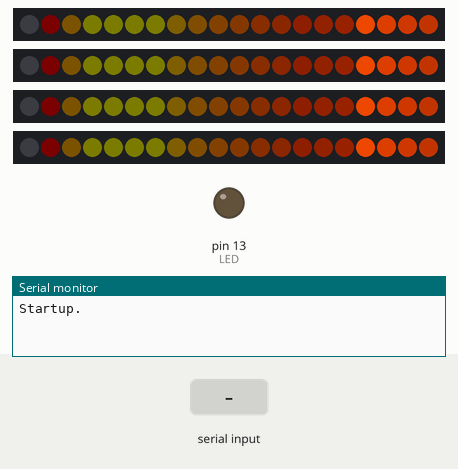
The sketch below on a simulated Arduino Uno, built with avr-gcc and run on an emulated ATmega328P. Shown: 4 × 20 RGB LEDs in strip order, left to right, output pins drawn as LEDs (lit = HIGH), the last lines printed to the serial monitor. Inputs (shaded band) come from the test bench. Dim RGB values are drawn brighter than linear.

Above: at 4.25 s.
4.3 s: "s" received over Serial
At 4.59 s:
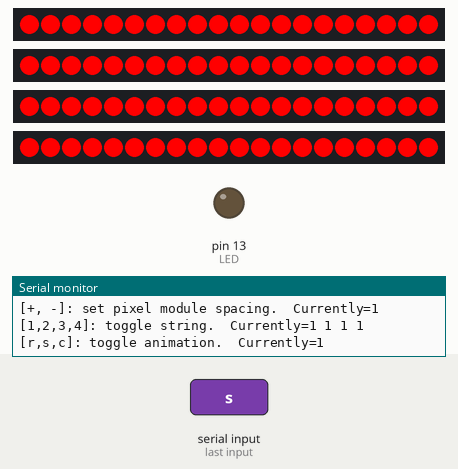
6.6 s: "r" received over Serial
At 6.68 s:
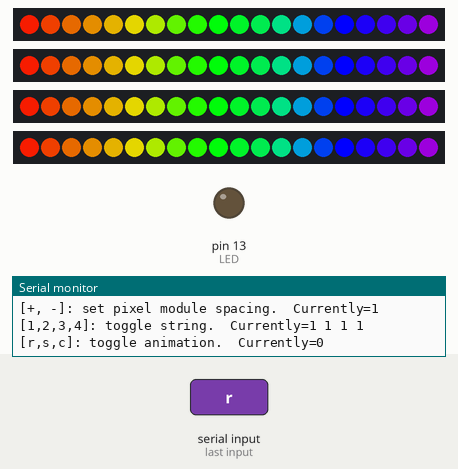
8.3 s: "1" received over Serial
At 8.35 s:
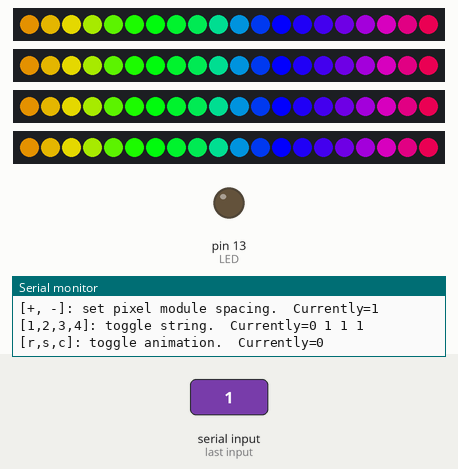
10.0 s: "c" received over Serial
At 10.07 s:
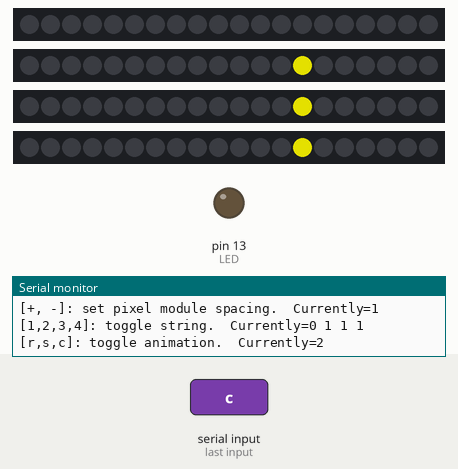
11.7 s: "2" received over Serial
At 11.73 s:
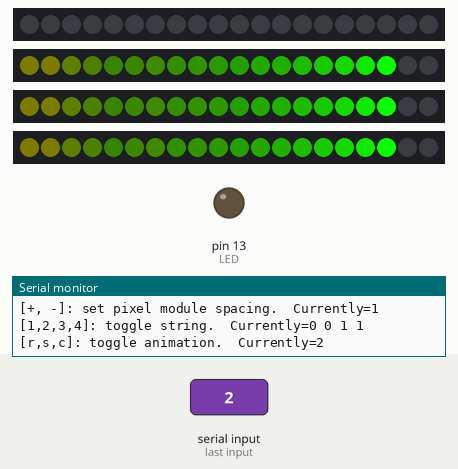
13.4 s: "3" received over Serial
At 13.44 s:
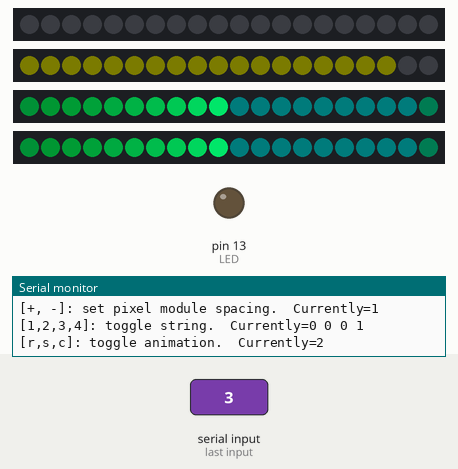
Timing chart, 0 to 16.4 s (numbered marks = the images above; inputs shaded):
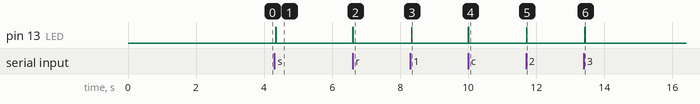

Measured:
- after the input at 4.3 s, pin 13 (LED): LOW → HIGH after 0.05 s, → LOW 0.01 s later; the LEDs: first change after 0.06 s (image 1 shows a later state)
- after the input at 6.6 s, pin 13 (LED): LOW → HIGH at once, → LOW 0.01 s later; the LEDs: first change at once (image 2 shows a later state)
- after the input at 8.3 s, pin 13 (LED): LOW → HIGH at once, → LOW 0.01 s later
- after the input at 10.0 s, pin 13 (LED): LOW → HIGH at once, → LOW 0.01 s later; the LEDs: first change at once (image 4 shows a later state)
- after the input at 11.7 s, pin 13 (LED): LOW → HIGH at once, → LOW 0.01 s later
- after the input at 13.4 s, pin 13 (LED): LOW → HIGH at once, → LOW 0.01 s later

The sketch:

four_lights_prototype.ino
```cpp
#include <Streaming.h>
#include <Metro.h>
#include <FastLED.h>

FASTLED_USING_NAMESPACE

// general definitions
#define N_LED 20

// 35x35mm WS2801 modules, "square"
#define PROTOCOL_SQUARE WS2801
#define COLOR_ORDER_SQUARE RGB
#define SQ_1_CLK 2
#define SQ_1_DATA 3
#define SQ_2_CLK 4
#define SQ_2_DATA 5

// 30mm WS2811 modules, "round"
#define PROTOCOL_ROUND WS2811
#define COLOR_ORDER_ROUND RGB
#define RND_1_DATA 6
#define RND_2_DATA 7

// malloc
CRGB sq1[20];
CRGB sq2[20];
CRGB rnd1[20];
CRGB rnd2[20];

// general controls
#define FRAMES_PER_SECOND   20
#define BRIGHTNESS          255
uint8_t gHue = 0; // rotating "base color" used by many of the patterns
boolean stripOn[4] = {true, true, true, true};
byte animation = 2;
byte pixelGap = 1;
const byte LED = 13;

void setup() {
  Serial.begin(115200);
  Serial << F("Startup.") << endl;

  // tell FastLED about the LED strip configuration
  FastLED.addLeds<PROTOCOL_SQUARE, SQ_1_DATA, SQ_1_CLK, COLOR_ORDER_SQUARE>(sq1, N_LED).setCorrection(TypicalLEDStrip);
  FastLED.addLeds<PROTOCOL_SQUARE, SQ_2_DATA, SQ_2_CLK, COLOR_ORDER_SQUARE>(sq2, N_LED).setCorrection(TypicalLEDStrip);
  FastLED.addLeds<PROTOCOL_ROUND, RND_1_DATA, COLOR_ORDER_ROUND>(rnd1, N_LED).setCorrection(TypicalLEDStrip);
  FastLED.addLeds<PROTOCOL_ROUND, RND_2_DATA, COLOR_ORDER_ROUND>(rnd2, N_LED).setCorrection(TypicalLEDStrip);

  // set master brightness control
  FastLED.setBrightness(BRIGHTNESS);

  // set up LED to show hearbeat
  pinMode(LED, OUTPUT);
  digitalWrite(LED, LOW);

  solid(CHSV(HUE_RED, 255, 255));
  FastLED.show();
  delay(1000);

  solid(CHSV(HUE_GREEN, 255, 255));
  FastLED.show();
  delay(1000);

  solid(CHSV(HUE_BLUE, 255, 255));
  FastLED.show();
  delay(1000);

  wipe();
  FastLED.show();
}

void loop() {

  // blink
  digitalWrite(LED, LOW);

  // send the 'leds' array out to the actual LED strip
  FastLED.show();
  // insert a delay to keep the framerate modest
  FastLED.delay(1000/FRAMES_PER_SECOND);

  // blink
  digitalWrite(LED, HIGH);

  // animation
  if( animation == 0 ) {
    // do some periodic updates
    EVERY_N_MILLISECONDS( 20 ) { gHue++; } // slowly cycle the "base color" through the rainbow
    wipe();
    rainbow(CHSV(gHue, 255, 255));
  }
  if( animation == 1 ) {
    // do some periodic updates
    EVERY_N_SECONDS( 3 ) { gHue+=32; } // slowly cycle the "base color" through the rainbow
    wipe();
    solid(CHSV(gHue, 255, 255));
  }
  if( animation == 2 ) { // Cylon
    fade();
    EVERY_N_MILLISECONDS( 20 ) { gHue++; } // slowly cycle the "base color" through the rainbow
    cylon(CHSV(gHue, 255, 255));
  }


  // check for inputs
  if( Serial.available()>0 ) {
    char input = Serial.read();
    Serial << F("Input received: ") << input << endl;
    switch( input ) {
      case '1': stripOn[0]=!stripOn[0]; break;
      case '2': stripOn[1]=!stripOn[1]; break;
      case '3': stripOn[2]=!stripOn[2]; break;
      case '4': stripOn[3]=!stripOn[3]; break;
      case '-': if(pixelGap>1) { pixelGap--; }; break;
      case '+': if(pixelGap<20) { pixelGap++; }; break;
      case 'r': wipe(); animation = 0; break;
      case 's': wipe(); animation = 1; gHue = 0; break;
      case 'c': wipe(); animation = 2; break;
    }
    Serial << F("[+, -]: set pixel module spacing.  Currently=") << pixelGap << endl;
    Serial << F("[1,2,3,4]: toggle string.  Currently=");
    Serial << stripOn[0] << F(" ");
    Serial << stripOn[1] << F(" ");
    Serial << stripOn[2] << F(" ");
    Serial << stripOn[3] << endl;
    Serial << F("[r,s,c]: toggle animation.  Currently=") << animation << endl;
  }
}

void wipe() {
   // wipe clean
  fill_solid(sq1, N_LED, CRGB::Black);
  fill_solid(sq2, N_LED, CRGB::Black);
  fill_solid(rnd1, N_LED, CRGB::Black);
  fill_solid(rnd2, N_LED, CRGB::Black);
}

void fade() {
  byte fadeBy = 64;
  for(int i = 0; i < N_LED; i++) {
    sq1[i].fadeLightBy(fadeBy);
    sq2[i].fadeLightBy(fadeBy);
    rnd1[i].fadeLightBy(fadeBy);
    rnd2[i].fadeLightBy(fadeBy);
  }
}

void solid(CHSV color) {
  if( stripOn[0] ) { for(byte i=0; i<N_LED; i+=pixelGap) sq1[i]=color; }
  if( stripOn[1] ) { for(byte i=0; i<N_LED; i+=pixelGap) sq2[i]=color; }
  if( stripOn[2] ) { for(byte i=0; i<N_LED; i+=pixelGap) rnd1[i]=color; }
  if( stripOn[3] ) { for(byte i=0; i<N_LED; i+=pixelGap) rnd2[i]=color; }
}

void rainbow(CHSV color) {

  byte hue;
  hue = color.hue;
  if( stripOn[0] ) { for(byte i=0; i<N_LED; i+=pixelGap) sq1[i]=CHSV(hue+=10*pixelGap, 255, 255); }
  hue = color.hue;
  if( stripOn[1] ) { for(byte i=0; i<N_LED; i+=pixelGap) sq2[i]=CHSV(hue+=10*pixelGap, 255, 255); }
  hue = color.hue;
  if( stripOn[2] ) { for(byte i=0; i<N_LED; i+=pixelGap) rnd1[i]=CHSV(hue+=10*pixelGap, 255, 255); }
  hue = color.hue;
  if( stripOn[3] ) { for(byte i=0; i<N_LED; i+=pixelGap) rnd2[i]=CHSV(hue+=10*pixelGap, 255, 255); }
}

void cylon(CHSV color) {
  static int pos=0;
  static int dir = 1;

  pos = pos + dir*(int)pixelGap;
  if( pos >= N_LED ) {
    dir = -1;
    pos = pos + dir*(int)pixelGap;
  }
  if( pos < 0 ) {
    dir = +1;
    pos = pos + dir*(int)pixelGap;
  }

  if( stripOn[0] ) { sq1[pos]=color; }
  if( stripOn[1] ) { sq2[pos]=color; }
  if( stripOn[2] ) { rnd1[pos]=color; }
  if( stripOn[3] ) { rnd2[pos]=color; }

}
```
